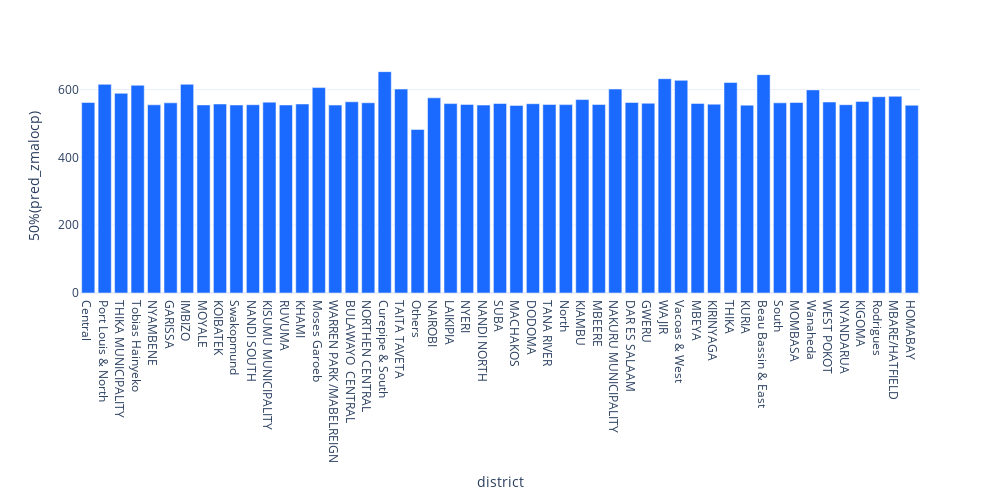

The cell this chart's notebook holds for it:
### Markdown cell above
The students' nationalities seem to have big impact. For example, Swaziland, Kenya, and Tanzanie are probably overrating the bad students (90% of the scores are greater than the average (500)) whereas some countries like Zambia, South Africa, and Malawi are underrating their students (90% of the scores are under 480). This could be related to the global education in the country: some education systems could be harder than the others. Let's break this down by region.

### Code cell
africa["district"].bar(
    method = "50%", 
    of = "pred_zmalocp",
    max_cardinality = 50,
    width = 1000,
)

### Figure 1 — Plotly figure (JSON) as saved in the notebook; plotly's stock layout.template omitted (floating-point values rounded to 4 significant figures)
{"data": [{"alignmentgroup": "True", "hovertemplate": "x=%{x}<br>y=%{y}<extra></extra>", "legendgroup": "", "marker": {"color": "#1A6AFF", "pattern": {"shape": ""}}, "name": "", "offsetgroup": "", "orientation": "v", "showlegend": false, "textposition": "auto", "type": "bar", "x": ["Central", "Port Louis & North", "THIKA MUNICIPALITY", "Tobias Hainyeko", "NYAMBENE", "GARISSA", "IMBIZO", "MOYALE", "KOIBATEK", "Swakopmund", "NANDI SOUTH", "KISUMU MUNICIPALITY", "RUVUMA", "KHAMI", "Moses Garoeb", "WARREN PARK /MABELREIGN", "BULAWAYO  CENTRAL", "NORTHEN CENTRAL", "Curepipe & South", "TAITA TAVETA", "Others", "NAIROBI", "LAIKIPIA", "NYERI", "NANDI NORTH", "SUBA", "MACHAKOS", "DODOMA", "TANA RIVER", "North", "KIAMBU", "MBEERE", "NAKURU MUNICIPALITY", "DAR ES SALAAM", "GWERU", "WAJIR", "Vacoas & West", "MBEYA", "KIRINYAGA", "THIKA", "KURIA", "Beau Bassin & East", "South", "MOMBASA", "Wanaheda", "WEST POKOT", "NYANDARUA", "KIGOMA", "Rodrigues", "MBARE/HATFIELD", "HOMABAY"], "xaxis": "x", "y": [561.7, 615.2, 588.8, 612.5, 554.9, 560.7, 615.4, 554.6, 557.4, 554.3, 555.2, 562.8, 554.4, 557.3, 605.7, 554.1, 563.8, 561.0, 652.7, 601.4, 482.4, 575.4, 558.5, 556.1, 554.1, 558.7, 553.2, 558.1, 556.0, 555.5, 570.3, 555.7, 601.4, 561.7, 559.5, 631.9, 627.0, 559.0, 556.8, 620.7, 553.9, 643.8, 560.7, 561.8, 598.9, 563.2, 555.3, 564.9, 578.8, 580.1, 553.6], "yaxis": "y"}], "layout": {"barmode": "relative", "height": 500, "legend": {"tracegroupgap": 0}, "margin": {"t": 60}, "width": 1000, "xaxis": {"anchor": "y", "domain": [0, 1], "title": {"text": "district"}, "type": "category"}, "yaxis": {"anchor": "x", "domain": [0, 1], "title": {"text": "50%(pred_zmalocp)"}}}}
